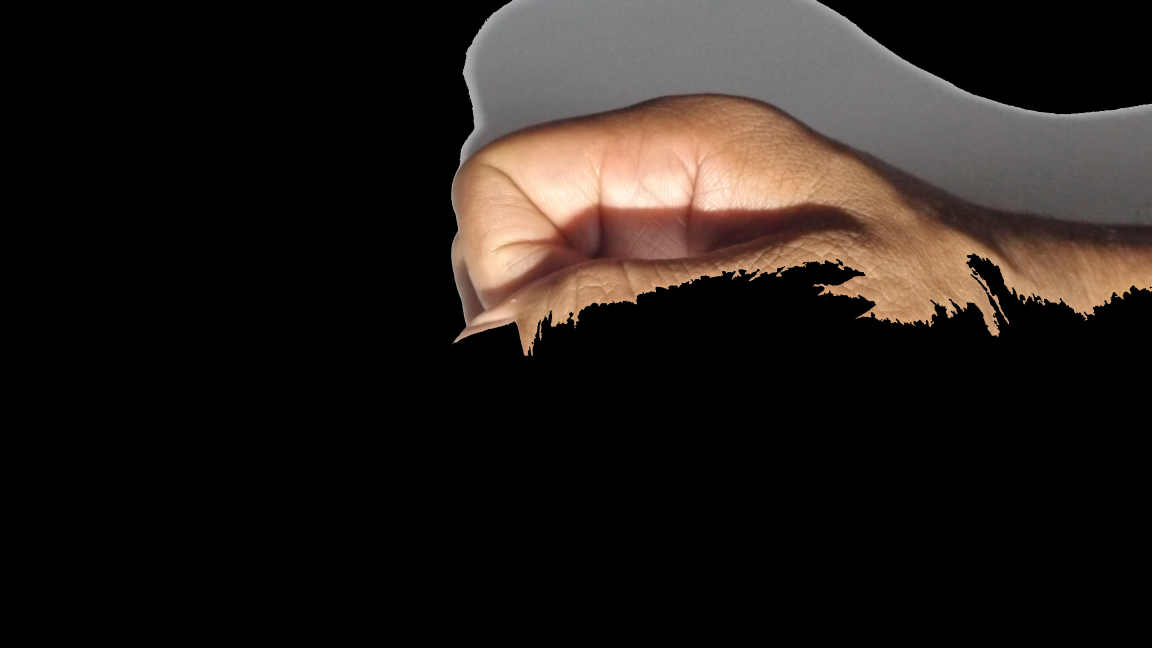
#> input picture input/0_men (1).JPG, 4608 x 2592 px (shown at 1/4 size)
$ python -i trials.py   (imports and definitions only)
#> lines starting #> are read from the running program, lines starting #| are printed output that depends on the picture; after the words box and inside, x2 and y2 are one past the last pixel; in counts of white or black regions, pixels touching at a corner belong together

import os
import cv2
import numpy as np
from skimage.feature import hog
from skimage import io
import numpy as np
from sklearn.model_selection import train_test_split, GridSearchCV
from sklearn import svm
from sklearn.metrics import accuracy_score, precision_score, recall_score, f1_score
from sklearn.decomposition import PCA
import matplotlib.pyplot as plt
import pickle
from sklearn.ensemble import AdaBoostClassifier, RandomForestClassifier
from sklearn.tree import DecisionTreeClassifier
import time
from sklearn.model_selection import GridSearchCV
from sklearn.neighbors import KNeighborsClassifier

################OLD PREPROCESSING#####################
# define the target size of the preprocessed images
target_size = (64, 64)

# define the Hand Segmentation function
def handSegmentation(image):

    image[(image[:, :, 0] < 80) & (image[:, :, 1] < 80) & (image[:, :, 2] < 80)] = (200, 200, 200)

    # Convert the image to the HSV color space
    hsv = cv2.cvtColor(image, cv2.COLOR_BGR2HSV)

    # Define the lower and upper bounds for skin color in HSV
    lower_skin = np.array([0, 20, 70], dtype=np.uint8)
    upper_skin = np.array([20, 255, 255], dtype=np.uint8)

    # Create a binary mask of pixels within the skin color range
    skin_mask = cv2.inRange(hsv, lower_skin, upper_skin)

    # Apply morphological operations to reduce noise and improve the mask

    # Find contours in the skin mask
    contours, _ = cv2.findContours(skin_mask, cv2.RETR_EXTERNAL, cv2.CHAIN_APPROX_SIMPLE)

    # Find the contour with the largest area (assumed to be the hand)
    hand_contour = max(contours, key=cv2.contourArea)

    # Create a blank mask for the hand region
    hand_mask = np.zeros_like(image, dtype=np.uint8)

    # Draw the hand contour on the mask
    cv2.drawContours(hand_mask, [hand_contour], 0, (0, 255, 0), thickness= 2)

    # Apply the mask to the original image to extract the hand region
    hand_segmented = cv2.bitwise_and(image, hand_mask)


    kernel = cv2.getStructuringElement(cv2.MORPH_ELLIPSE, (6,6))
    kernel2 = cv2.getStructuringElement(cv2.MORPH_RECT, (6,6))
    skin_mask = cv2.morphologyEx(hand_segmented, cv2.MORPH_ERODE, kernel)
    skin_mask = cv2.morphologyEx(hand_segmented, cv2.MORPH_DILATE, kernel2)

    return skin_mask

# define the preprocessing functions
# [4 lines left out: function convert_to_gray, not called in this run]


def apply_gaussian_blur(img):
    blurred = cv2.GaussianBlur(img, (5, 5), 0)
    return blurred


# [10 lines left out: functions apply_threshold, find_contours, not called in this run]


def find_largest_contour(contours):
    max_contour = max(contours, key=cv2.contourArea)
    return max_contour


# [4 lines left out: function create_mask, not called in this run]


def apply_mask(img, mask):
    masked_image = cv2.bitwise_and(img, img, mask=mask)
    return masked_image


def resize_image(img, size):
    resized = cv2.resize(img, size, interpolation=cv2.INTER_AREA)
    return resized


def normalize_image(img):
    normalized = img.astype("float32") / 255.0
    return normalized


# Old preprocessing phase
# [14 lines left out: function preprocess_old, not called in this run]


def preprocess_old_2(img_path):
#> called with img_path = 'input/0_men (1).JPG'
    img = cv2.imread(img_path)
#> img is the input picture: shape (2592, 4608, 3); mean B, G, R 24.8, 28.5, 34.7


    # 1 Image Rescaling
    img = cv2.resize(img, (320, 200))
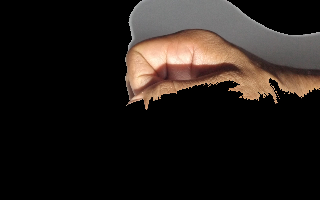
#> img: shape (200, 320, 3); mean B, G, R 24.8, 28.4, 34.7


    img_gray = handSegmentation(img)
#> in handSegmentation, `image[(image[:, :, 0] < 80) & (image[:, :, 1] < 80) & (image[:, :, 2] ..`:
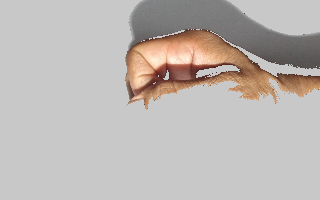
#> image: shape (200, 320, 3); mean B, G, R 179.7, 183.3, 189.2
#> in handSegmentation, `hsv = cv2.cvtColor(image, cv2.COLOR_BGR2HSV)`: hsv: shape (200, 320, 3); mean H, S, V 7.2, 14.3, 189.2
#> in handSegmentation, `skin_mask = cv2.inRange(hsv, lower_skin, upper_skin)`:
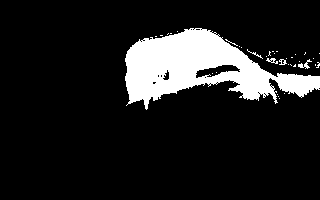
#> skin_mask: shape (200, 320); 12.4% white; 36 white regions (31 under 20 px)
#> in handSegmentation, `contours, _ = cv2.findContours(skin_mask, cv2.RETR_EXTERNAL, cv2.CHAIN..`: contours = 34 contours, 30 with area under 20; largest, box (x1, y1, x2, y2) and area: (125, 28, 320, 110) 7786, (298, 59, 312, 69) 28, (266, 58, 278, 64) 24, (279, 59, 287, 65) 23
#> in handSegmentation, `hand_contour = max(contours, key=cv2.contourArea)`: hand_contour = contour of 421 points, box (x1, y1, x2, y2) (125, 28, 320, 110), area 7786
#> in handSegmentation, `cv2.drawContours(hand_mask, [hand_contour], 0, (0, 255, 0), thickness=..`:
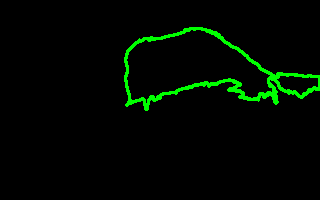
#> hand_mask: shape (200, 320, 3); mean of channels 0, 1, 2 0, 8.6, 0; drawn as B, G, R
#> in handSegmentation, `hand_segmented = cv2.bitwise_and(image, hand_mask)`:
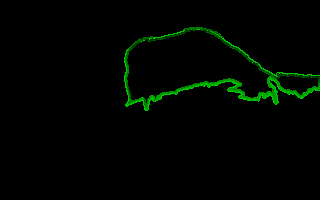
#> hand_segmented: shape (200, 320, 3); mean B, G, R 0, 4.9, 0
#> in handSegmentation, `skin_mask = cv2.morphologyEx(hand_segmented, cv2.MORPH_DILATE, kernel2)`:
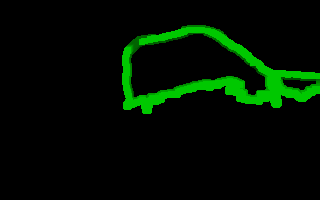
#> skin_mask: shape (200, 320, 3); mean B, G, R 0, 15.3, 0

    # # 2 Image Enhancement
    img_gray = cv2.cvtColor(img_gray, cv2.COLOR_BGR2GRAY)

    img_gray[img_gray < 50] = 0
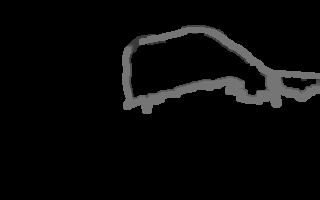
#> img_gray: shape (200, 320); min 0, max 117, mean 8.8
    # [19 lines of commented-out code are left out]
    img_gray = cv2.medianBlur(img_gray, 3)

    return img_gray


# old Feature Extraction Functions
# [16 lines left out: functions get_hog_features, get_sift_features, not called in this run]


# set the parameters for SIFT
nfeatures = 200
nOctaveLayers = 3
contrastThreshold = 0.04
edgeThreshold = 10
sigma = 1.6

sift = cv2.SIFT_create(
    nfeatures=nfeatures,
    nOctaveLayers=nOctaveLayers,
    contrastThreshold=contrastThreshold,
    edgeThreshold=edgeThreshold,
    sigma=sigma
)


# Classification Functions
def split_dataset(X, y):
    X_train, X_test, y_train, y_test = train_test_split(X, y, test_size=0.2, random_state=21)
    return X_train, X_test, y_train, y_test

def split_validation_test(X, y):
    X_val, X_test, y_val, y_test = train_test_split(X, y, test_size=0.5, random_state=21)
    return X_val, X_test, y_val, y_test

# [11 lines left out: function svm_model, not called in this run]


def calc_accuracy(y_test, y_pred):
    accuracy = accuracy_score(y_test, y_pred)
    return accuracy


## Some Models that didn't work well

# Accuracy was 70%
from sklearn.linear_model import SGDClassifier
# [31 lines left out: functions adaboost, knn_model, random_forest_model, not called in this run]


# Parmaters Tuning
# Grid Search
C_range = [0.01, 0.1, 1, 10, 100, 1000]
gamma_range = [1e-4, 1e-3, 1e-2, 0.1, 0.2, 0.5]
parameters = [ # gamma = 0.5, C = 100, rbf
    # 'C': 10, 'gamma': 0.5, 'kernel': 'poly'
    {
        'kernel': ['rbf'],
        'gamma': [1e-4, 1e-3, 1e-2, 0.1, 0.2, 0.5],
        'C': [0.01, 0.1, 1, 10, 100, 1000]
    },
    #  {
    #     'kernel': ['linear'],
    #     'C': [0.01, 0.1, 1, 10, 100, 1000, 10000]
    #  },
    #  {
    #     'kernel': ['sigmoid'],
    #     'gamma': [1e-4, 1e-3, 1e-2, 0.1, 0.2, 0.5],
    #     'C': [0.01, 0.1, 1, 10, 100, 1000, 10000]
    #  },
   #   {
   #      'kernel': ['poly'],
   #      'gamma': [1e-4, 1e-3, 1e-2, 0.1, 0.2, 0.5],
   #      'C': [0.01, 0.1, 1, 10, 100, 1000, 10000]
   #   }

]

>>> result = preprocess_old_2('input/0_men (1).JPG')

$ run again, on input/0_men (2).JPG
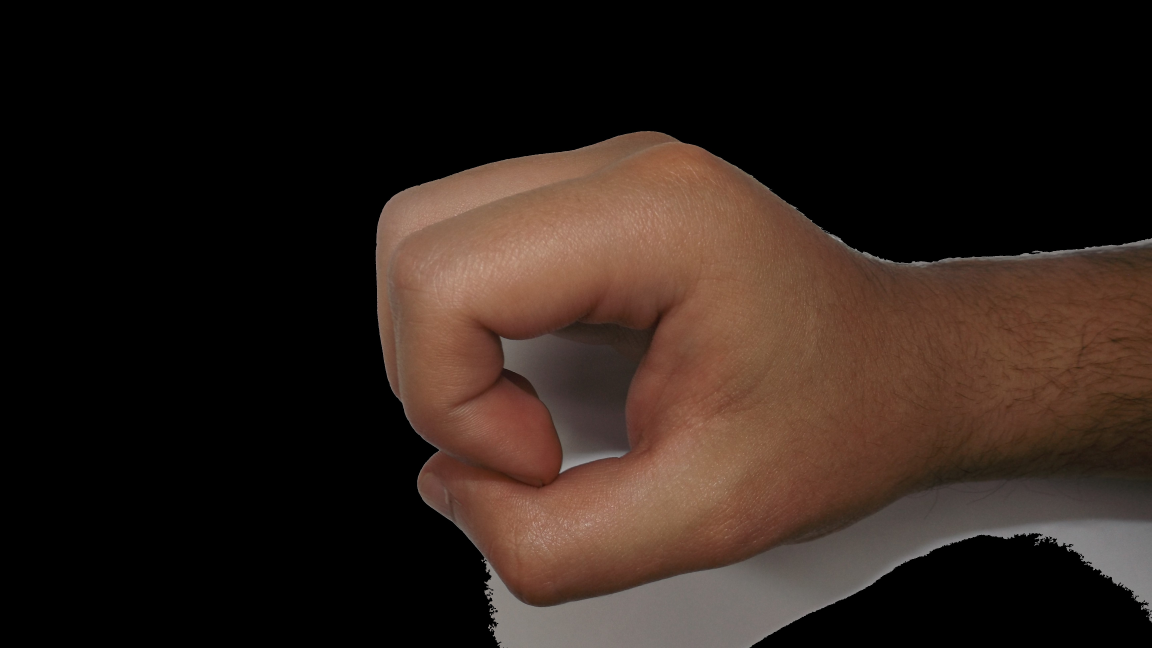
#> input picture input/0_men (2).JPG, 4608 x 2592 px (shown at 1/4 size)
#> in preprocess_old_2, img is the input picture: shape (2592, 4608, 3); mean B, G, R 25.6, 31.8, 44.6
#> img: shape (200, 320, 3)
#> hsv: shape (200, 320, 3); mean H, S, V 4.3, 37.5, 173.3
#> in handSegmentation, `skin_mask = cv2.inRange(hsv, lower_skin, upper_skin)`:
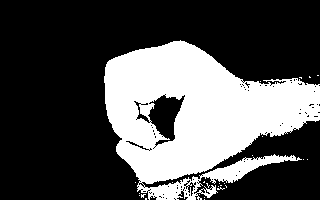
#> skin_mask: shape (200, 320); 31.6% white; 26 white regions (25 under 20 px)
#> contours = 26 contours, 25 with area under 20; largest, box (x1, y1, x2, y2) and area: (104, 40, 320, 200) 20933
#> hand_contour = contour of 747 points, box (x1, y1, x2, y2) (104, 40, 320, 200), area 20933
#> in preprocess_old_2, `img_gray[img_gray < 50] = 0`:
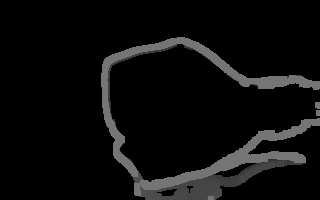
#> img_gray: shape (200, 320); min 0, max 117, mean 12.5

$ run again, on input/0_men (3).JPG
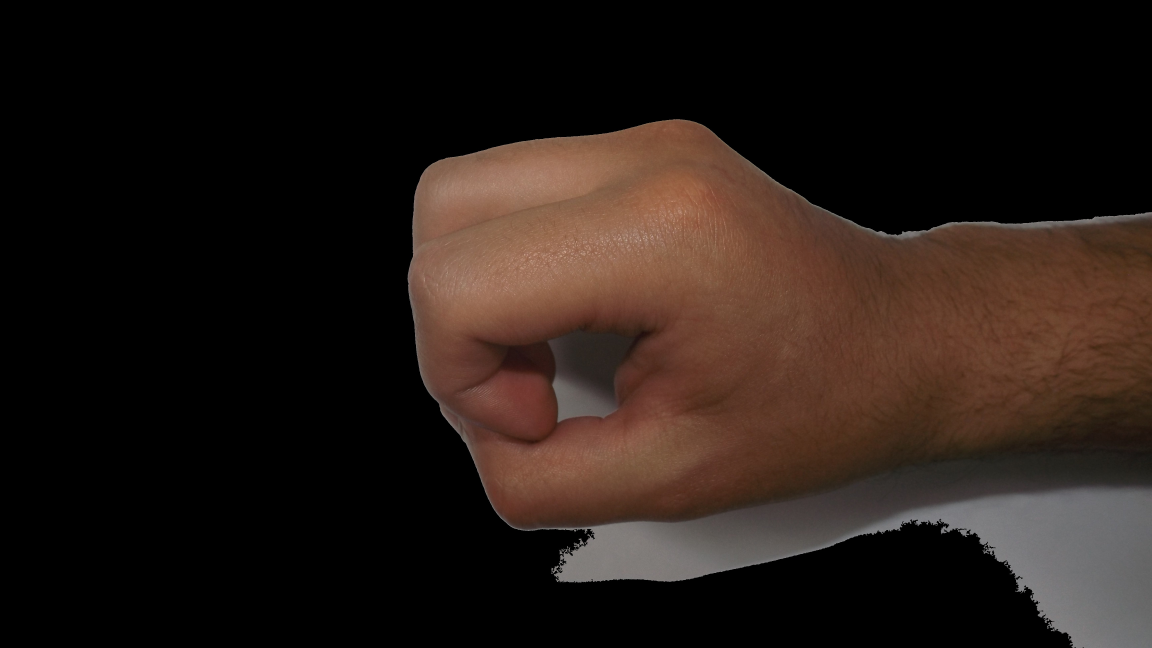
#> input picture input/0_men (3).JPG, 4608 x 2592 px (shown at 1/4 size)
#> in preprocess_old_2, img is the input picture: shape (2592, 4608, 3); mean B, G, R 21.7, 26.8, 37.6
#> img: shape (200, 320, 3)
#> hsv: shape (200, 320, 3); mean H, S, V 5.9, 32.6, 174.5
#> in handSegmentation, `skin_mask = cv2.inRange(hsv, lower_skin, upper_skin)`:
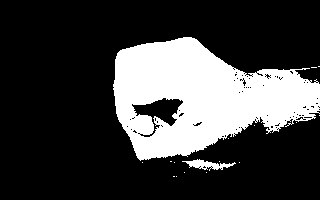
#> skin_mask: shape (200, 320); 24.7% white; 17 white regions (15 under 20 px)
#> contours = 17 contours, 15 with area under 20; largest, box (x1, y1, x2, y2) and area: (113, 37, 320, 161) 16160, (182, 159, 236, 171) 221
#> hand_contour = contour of 410 points, box (x1, y1, x2, y2) (113, 37, 320, 161), area 16160
#> in preprocess_old_2, `img_gray[img_gray < 50] = 0`:
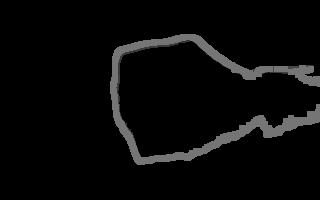
#> img_gray: shape (200, 320); min 0, max 117, mean 8.7

$ run again, on input/0_men (4).JPG
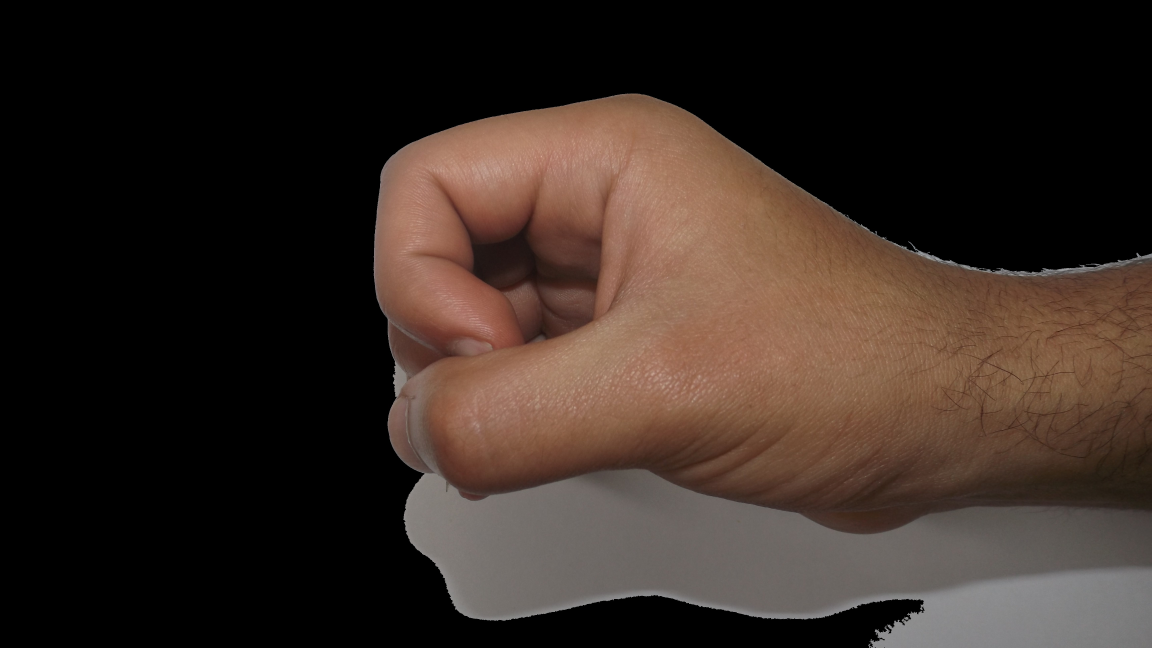
#> input picture input/0_men (4).JPG, 4608 x 2592 px (shown at 1/4 size)
#> in preprocess_old_2, img is the input picture: shape (2592, 4608, 3); mean B, G, R 35, 41.6, 54
#> img: shape (200, 320, 3)
#> hsv: shape (200, 320, 3); mean H, S, V 6.1, 34.5, 171.5
#> contours = 24 contours, 22 with area under 20; largest, box (x1, y1, x2, y2) and area: (104, 29, 320, 189) 22595, (135, 182, 143, 189) 24
#> hand_contour = contour of 784 points, box (x1, y1, x2, y2) (104, 29, 320, 189), area 22595
#> in preprocess_old_2, `img_gray[img_gray < 50] = 0`:
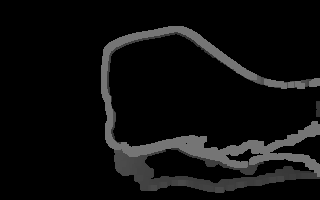
#> img_gray: shape (200, 320); min 0, max 117, mean 13.8
